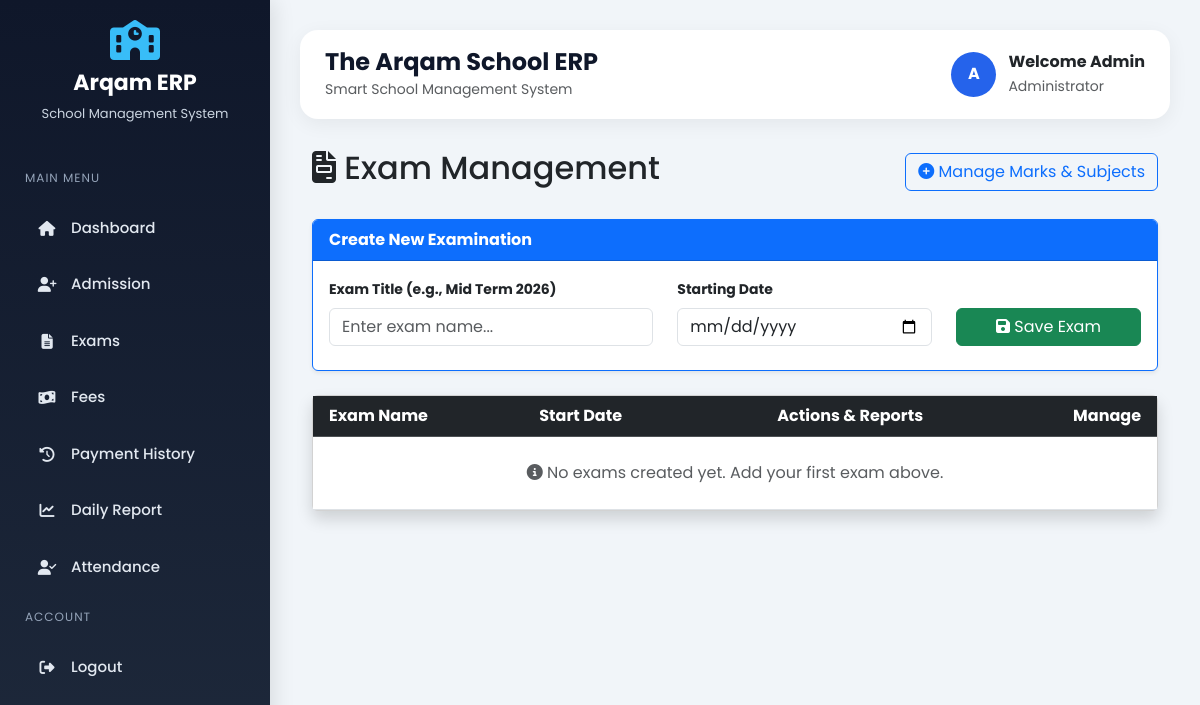
The app's page /exams/, older data.
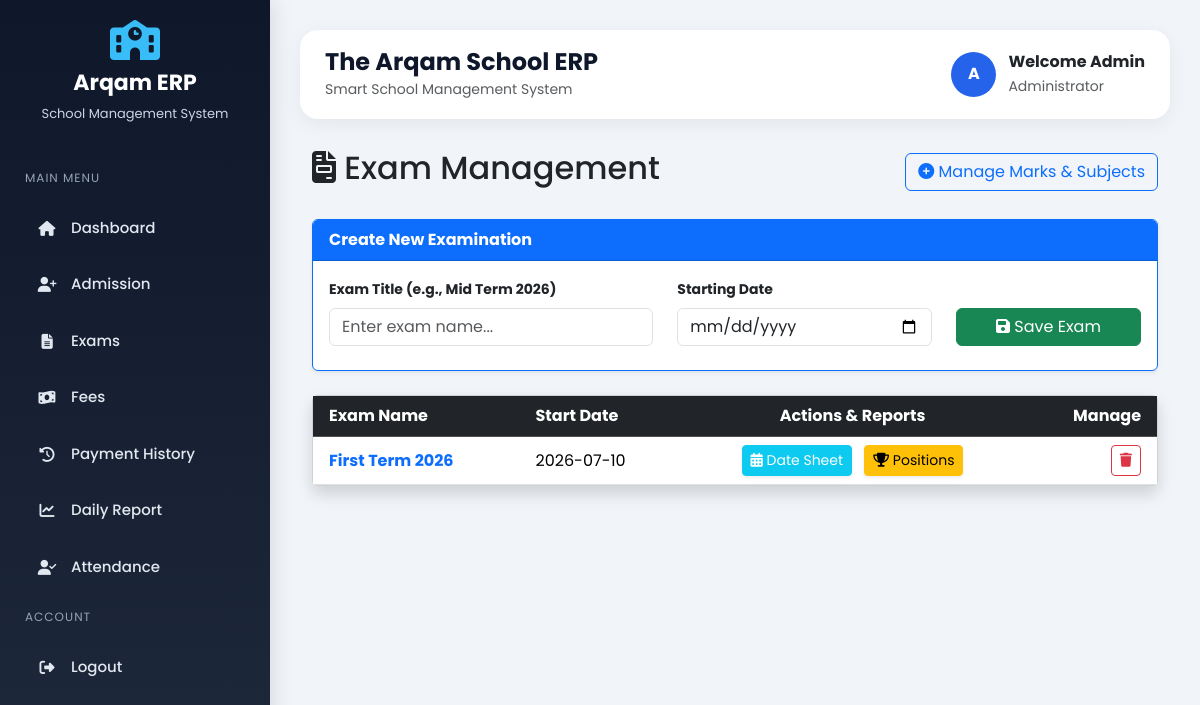
The same page, newer data.
### tables this page shows
CREATE TABLE exams (
            id INTEGER PRIMARY KEY AUTOINCREMENT,
            name TEXT,  -- Field consistency check
            exam_name TEXT,
            exam_date TEXT
        );

### modules/exams.py (the view)
@exams_bp.route("/")
def exams_home():
    conn = get_connection()
    exams = conn.execute("SELECT * FROM exams").fetchall()
    conn.close()
    return render_template("exams.html", exams=exams)

### database.py (called while the page is built)
def get_connection():
    conn = sqlite3.connect("school.db")
    conn.row_factory = sqlite3.Row
    return conn

### templates/exams.html
{% extends "base.html" %}
{% block content %}
<div class="container mt-4">
    <div class="d-flex justify-content-between align-items-center mb-4">
        <h2><i class="fas fa-file-invoice"></i> Exam Management</h2>
        <a href="{{ url_for('exams.marks_page') }}" class="btn btn-outline-primary">
            <i class="fas fa-plus-circle"></i> Manage Marks & Subjects
        </a>
    </div>
    <div class="card mb-4 shadow-sm border-primary">
        <div class="card-header bg-primary text-white fw-bold">Create New Examination</div>
        <div class="card-body">
            <form method="POST" action="{{ url_for('exams.add_exam') }}">
                <div class="row align-items-end">
                    <div class="col-md-5 mb-2">
                        <label class="form-label small fw-bold">Exam Title (e.g., Mid Term 2026)</label>
                        <input type="text" name="exam_name" class="form-control" placeholder="Enter exam name..." required>
                    </div>
                    <div class="col-md-4 mb-2">
                        <label class="form-label small fw-bold">Starting Date</label>
                        <input type="date" name="exam_date" class="form-control" required>
                    </div>
                    <div class="col-md-3 mb-2">
                        <button type="submit" class="btn btn-success w-100">
                            <i class="fas fa-save"></i> Save Exam
                        </button>
                    </div>
                </div>
            </form>
        </div>
    </div>
    <div class="card shadow">
        <div class="table-responsive">
            <table class="table table-hover align-middle mb-0">
                <thead class="table-dark">
                    <tr>
                        <th class="ps-3">Exam Name</th>
                        <th>Start Date</th>
                        <th class="text-center">Actions & Reports</th>
                        <th class="text-end pe-3">Manage</th>
                    </tr>
                </thead>
                <tbody>
                    {% for exam in exams %}
                    <tr>
                        <td class="ps-3 fw-bold text-primary">{{ exam['exam_name'] }}</td>
                        <td>{{ exam['exam_date'] }}</td>
                        <td class="text-center">
                            <a href="{{ url_for('exams.view_datesheet', exam_id=exam['id']) }}"
                               class="btn btn-sm btn-info text-white me-2 shadow-sm">
                                <i class="fas fa-calendar-alt"></i> Date Sheet
                            </a>
                            <a href="{{ url_for('exams.view_positions', exam_id=exam['id']) }}"
                               class="btn btn-sm btn-warning shadow-sm">
                                <i class="fas fa-trophy"></i> Positions
                            </a>
                        </td>
                        <td class="text-end pe-3">
                            <a href="{{ url_for('exams.delete_exam', id=exam['id']) }}"
                               class="btn btn-outline-danger btn-sm"
                               onclick="return confirm('Warning: Deleting this exam will remove all associated schedules!')">
                                <i class="fas fa-trash"></i>
                            </a>
                        </td>
                    </tr>
                    {% else %}
                    <tr>
                        <td colspan="4" class="text-center py-4 text-muted">
                            <i class="fas fa-info-circle"></i> No exams created yet. Add your first exam above.
                        </td>
                    </tr>
                    {% endfor %}
                </tbody>
            </table>
        </div>
    </div>
</div>
{% endblock %}

Row changes from the older to the newer data that the page shows:
added exams: exam_name "First Term 2026", exam_date "2026-07-10"
Text that changed along with them:
text no longer shown: "No exams created yet. Add your first exam above."
